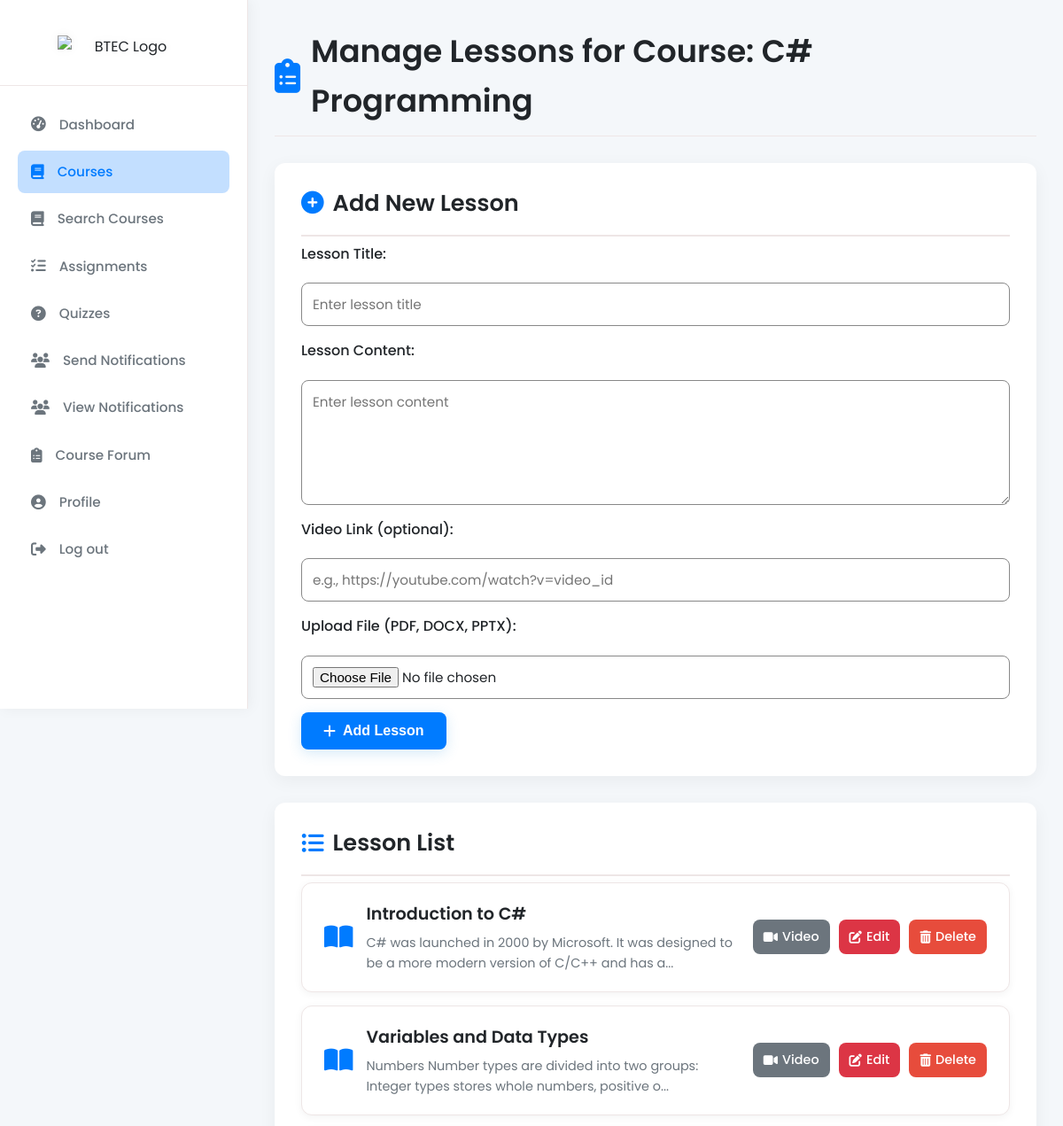
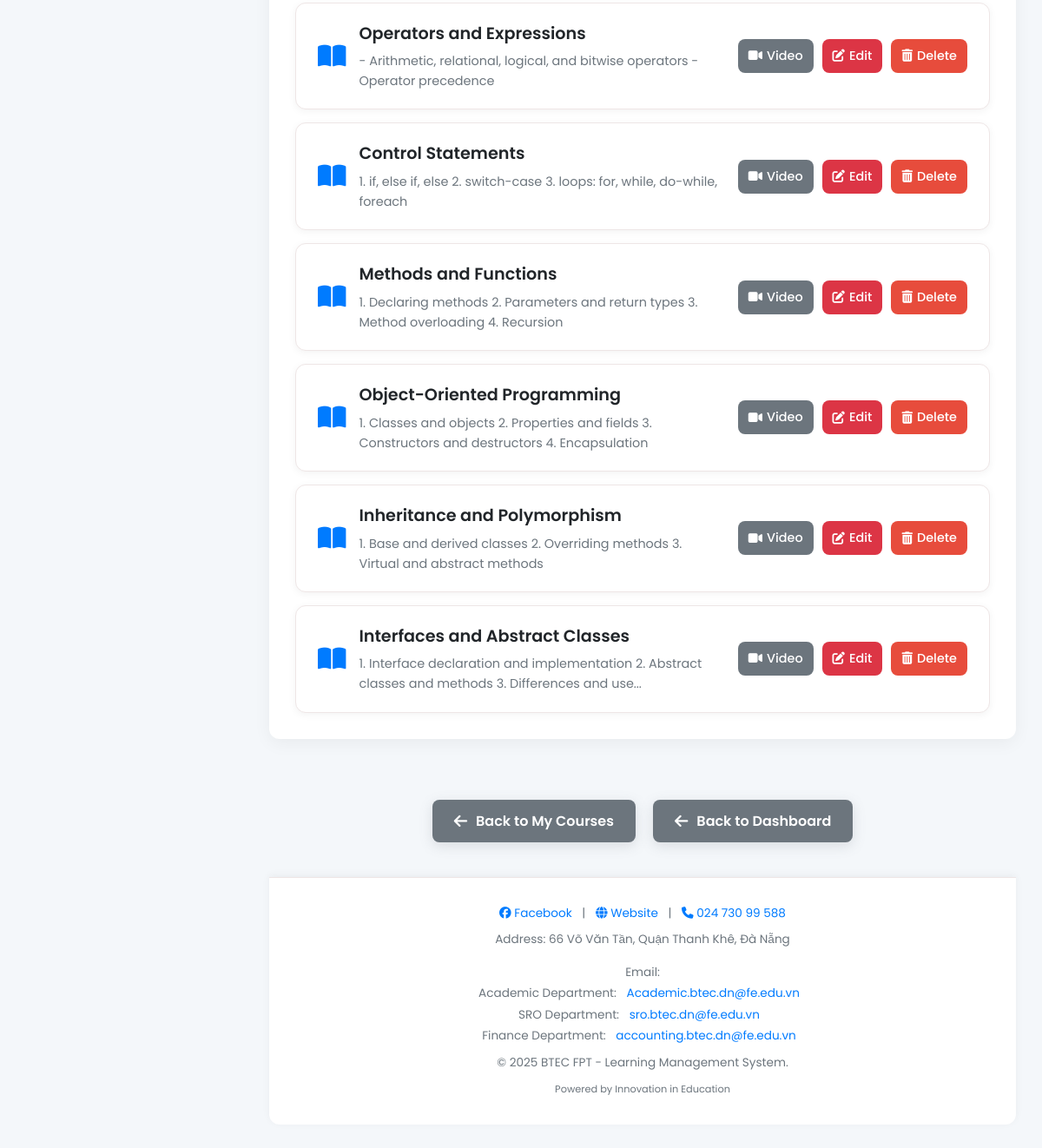
/module/teacher/courses/teacher_lessons.php?course_id=4 (signed in), run on the app's committed database (2 pictures, top to bottom).
### tables this page shows
CREATE TABLE `courses` (
  `id` int NOT NULL,
  `title` varchar(255) NOT NULL,
  `department` varchar(255) DEFAULT NULL,
  `description` text,
  `teacher_id` int DEFAULT NULL,
  `created_at` datetime DEFAULT CURRENT_TIMESTAMP
);

CREATE TABLE `lessons` (
  `id` int NOT NULL,
  `course_id` int NOT NULL,
  `title` varchar(255) NOT NULL,
  `content` text,
  `video_link` varchar(255) DEFAULT NULL,
  `created_at` datetime DEFAULT CURRENT_TIMESTAMP,
  `file_path` varchar(255) DEFAULT NULL
);

### module/teacher/courses/teacher_lessons.php (the view, shortened to what this page needs)
<?php
include "../../../includes/db_connect.php";
$course_id = intval($_GET['course_id']);
$stmt = $conn->prepare("SELECT title FROM courses WHERE id = ? AND teacher_id = ?");
$stmt->bind_param("ii", $course_id, $_SESSION['user_id']);
$stmt->execute();
$stmt->store_result();
$stmt->bind_result($course_title);
$result = $conn->query("SELECT id, title, content, video_link, file_path FROM lessons WHERE course_id = $course_id ORDER BY id ASC");
?>
<!DOCTYPE html>
<html lang="en">
<head>
    <link rel="stylesheet" href="https://cdnjs.cloudflare.com/ajax/libs/font-awesome/6.5.0/css/all.min.css">
    <link rel="stylesheet" href="../../../css/style.css">
    <link rel="stylesheet" href="../../../css/teacher/teacher_lessons.css">
</head>
<body>
    <?php include "../../../includes/teacher_sidebar.php"; ?>
    <div class="main-content">
        <div class="admin-page-header">
            <h2><i class="fas fa-clipboard-list"></i> Manage Lessons for Course: <?= htmlspecialchars($course_title) ?></h2>
            </div>
        <div class="lessons-overview">
            <h3><i class="fas fa-plus-circle"></i> Add New Lesson</h3>
            <div class="lessons-content">
                <form method="post" enctype="multipart/form-data" class="add-lesson-form">
                    <label for="title">Lesson Title:</label>
                    <input type="text" name="title" id="title" placeholder="Enter lesson title" required>
                    <label for="content">Lesson Content:</label>
                    <textarea name="content" id="content" rows="5" placeholder="Enter lesson content" required></textarea>
                    <label for="video_link">Video Link (optional):</label>
                    <input type="text" name="video_link" id="video_link" placeholder="e.g., https://youtube.com/watch?v=video_id">
                    <label for="lesson_file">Upload File (PDF, DOCX, PPTX):</label>
                    <input type="file" name="lesson_file" id="lesson_file" accept=".pdf,.doc,.docx,.ppt,.pptx">
                    <button type="submit"><i class="fas fa-plus"></i> Add Lesson</button>
                </form>
            </div>
        </div>
        <div class="lessons-overview">
            <h3><i class="fas fa-list-ul"></i> Lesson List</h3>
            <div class="lessons-content">
                <?php if (isset($result) && $result->num_rows > 0): ?>
                    <ul class="lesson-list">
                        <?php while ($row = $result->fetch_assoc()): ?>
                            <li class="lesson-item">
                                <div class="lesson-item-info">
                                    <span class="lesson-icon"><i class="fas fa-book-open"></i></span>
                                    <div class="lesson-details">
                                        <h4><?= htmlspecialchars($row['title']) ?></h4>
                                        <p><?= htmlspecialchars(substr($row['content'], 0, 100)) . (strlen($row['content']) > 100 ? '...' : '') ?></p>
                                    </div>
                                </div>
                                <div class="lesson-actions">
                                    <?php if (!empty($row['video_link'])): ?>
                                        <a href="<?= htmlspecialchars($row['video_link']) ?>" target="_blank" class="view-link" title="View Video"><i class="fas fa-video"></i> Video</a>
                                    <?php endif; ?>
                                    <a href="edit_lesson.php?course_id=<?= htmlspecialchars($course_id) ?>&lesson_id=<?= htmlspecialchars($row['id']) ?>" class="edit-link" title="Edit Lesson"><i class="fas fa-edit"></i> Edit</a>
                                    <a href="teacher_lessons.php?course_id=<?= htmlspecialchars($course_id) ?>&remove_id=<?= htmlspecialchars($row['id']) ?>" onclick="return confirm('Are you sure you want to remove this lesson?')" class="delete-link" title="Remove Lesson"><i class="fas fa-trash-alt"></i> Delete</a>
                                </div>
                            </li>
                        <?php endwhile; ?>
                    </ul>
                <?php else: ?>
                    <p class="no-lessons"><i class="fas fa-info-circle"></i> No lessons have been added to this course yet.</p>
                <?php endif; ?>
            </div>
        </div>
        <div class="back-buttons">
            <a href="teacher_courses.php"><i class="fas fa-arrow-left"></i> Back to My Courses</a>
            <a href="../dashboard/teacher_dashboard.php"><i class="fas fa-arrow-left"></i> Back to Dashboard</a>
        </div>
        <?php include "../../../includes/footer.php"; ?>
    </div>
</body>
</html>

### css/style.css (style rules this page uses)
:root { --primary-color: #007bff; --accent-color: #dc3545; --background-light: #f4f7fa; --background-card: #ffffff; --text-dark: #212529; --text-medium: #6c757d; --text-light: #ced4da; --border-color: #eee6e6; --shadow-light: rgba(0, 0, 0, 0.05); --shadow-medium: rgba(0, 0, 0, 0.1); }
*, *::before, *::after { box-sizing: border-box; margin: 0; padding: 0; }
body { font-family: 'Poppins', sans-serif; background-color: var(--background-light); color: var(--text-dark); line-height: 1.6; display: flex; min-height: 100vh; }

### data on the page
courses: title "C# Programming"
lessons: title "Introduction to C#", content "C# was launched in 2000 by Microsoft. It was designed to be a more modern version of C/C++ and has a"
lessons: title "Variables and Data Types", content "Numbers Number types are divided into two groups: Integer types stores whole numbers, positive o"
lessons: title "Operators and Expressions", content "- Arithmetic, relational, logical, and bitwise operators - Operator precedence"
lessons: title "Control Statements", content "1. if, else if, else 2. switch-case 3. loops: for, while, do-while, foreach"
lessons: title "Methods and Functions", content "1. Declaring methods 2. Parameters and return types 3. Method overloading 4. Recursion"
lessons: title "Object-Oriented Programming", content "1. Classes and objects 2. Properties and fields 3. Constructors and destructors 4. Encapsulation"
lessons: title "Inheritance and Polymorphism", content "1. Base and derived classes 2. Overriding methods 3. Virtual and abstract methods"
lessons: title "Interfaces and Abstract Classes", content "1. Interface declaration and implementation 2. Abstract classes and methods 3. Differences and use"
